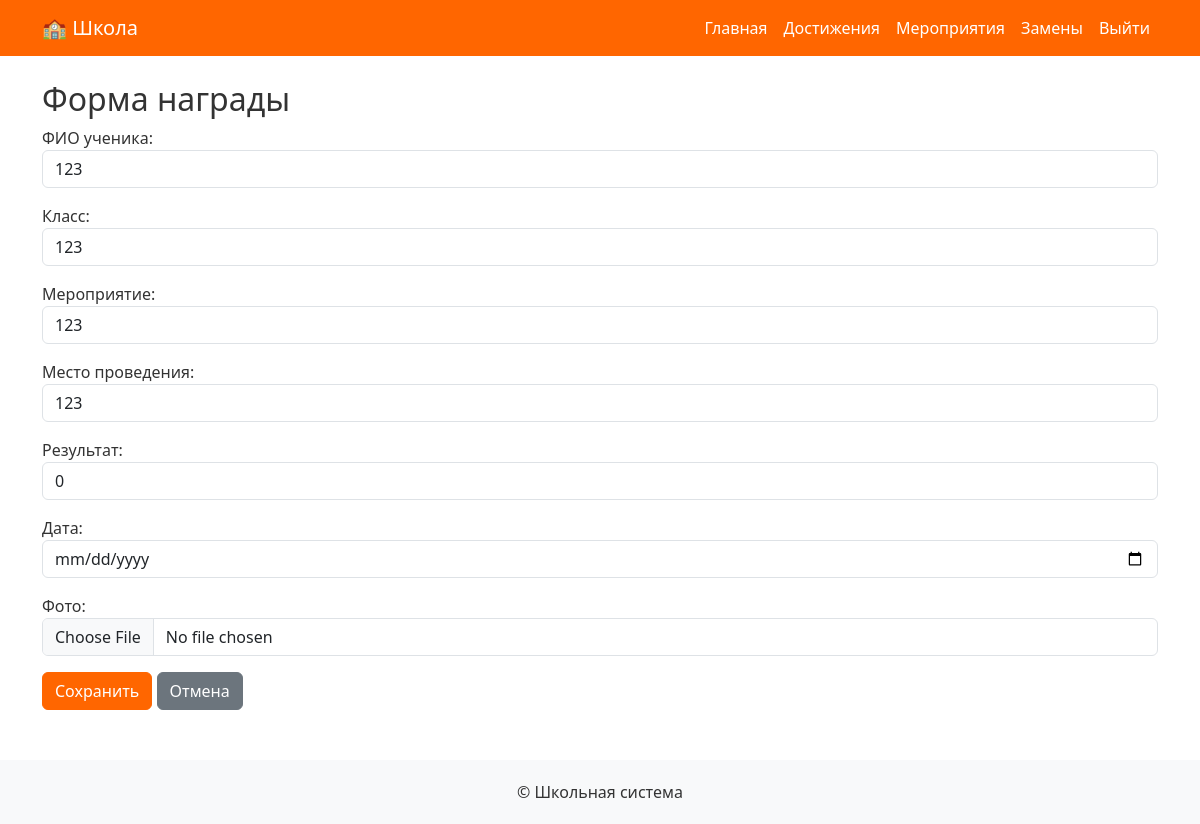
/awards/update/2/ (signed in), run on the app's committed database.
### awards/models.py (models this page shows, shortened)
class Award(models.Model):
    teacher = models.ForeignKey(User, on_delete=models.CASCADE, related_name='awards')
    student_name = models.CharField("ФИО ученика", max_length=255)
    student_class = models.CharField("Класс", max_length=50)
    event_name = models.CharField("Название мероприятия", max_length=255)
    place = models.CharField("Место", max_length=255)
    photo = models.ImageField("Фото", upload_to='awards_photos/', blank=True, null=True)
    date = models.DateField("Дата мероприятия")
    created_at = models.DateTimeField(auto_now_add=True)
    resaulted = models.CharField("Результат", max_length=255, blank=True, null=True)
    class Meta:
        ordering = ['-date', 'student_name']
        verbose_name = "Достижение"
        verbose_name_plural = "Достижения"

### awards/views.py (the view)
# urls.py: path('update/<int:pk>/', views.award_update, name='award_update'),
@login_required
def award_update(request, pk):
    award = get_object_or_404(Award, pk=pk)
    if not request.user.is_admin and award.teacher != request.user:
        messages.error(request, "У вас нет доступа для редактирования этого достижения.")
        return redirect('awards:award_list')
    form = AwardForm(request.POST or None, request.FILES or None, instance=award)
    if request.method == 'POST' and form.is_valid():
        form.save()
        messages.success(request, "Достижение обновлено!")
        return redirect('awards:award_list')
    return render(request, 'awards/award_form.html', {'form': form})

### awards/forms.py
class AwardForm(forms.ModelForm):
    class Meta:
        model = Award
        fields = ['student_name', 'student_class', 'event_name', 'place','resaulted', 'date', 'photo']
        widgets = {
            'student_name': forms.TextInput(attrs={'class': 'form-control'}),
            'student_class': forms.TextInput(attrs={'class': 'form-control'}),
            'event_name': forms.TextInput(attrs={'class': 'form-control'}),
            'place': forms.TextInput(attrs={'class': 'form-control'}),
            'resaulted' : forms.TextInput(attrs={'class': 'form-control'}),
            'date': forms.DateInput(attrs={'type': 'date', 'class': 'form-control'}),
            'photo': forms.ClearableFileInput(attrs={'class': 'form-control'}),
        }
        labels = {
            'student_name': 'ФИО ученика',
            'student_class': 'Класс',
            'event_name': 'Мероприятие',
            'place': 'Место проведения',
            'resaulted': 'Результат',
            'date': 'Дата',
            'photo': 'Фото',
        }

### templates/awards/award_form.html (shortened to what this page needs)
{% extends 'base.html' %}
{% block content %}
<h2>Форма награды</h2>
<form method="POST" enctype="multipart/form-data">
    {{ form.as_p }}
    <button type="submit" class="btn btn-primary">Сохранить</button>
    <a href="{% url 'awards:award_list' %}" class="btn btn-secondary">Отмена</a>
</form>
{% endblock %}

### templates/base.html (style rules this page uses)
body { background-color: #ffffff; color: #333; }
.btn-primary { background-color: #ff6600; border-color: #ff6600; }

### data on the page
Award: student_name "123", student_class "123", event_name "123", place "123", resaulted "0"
